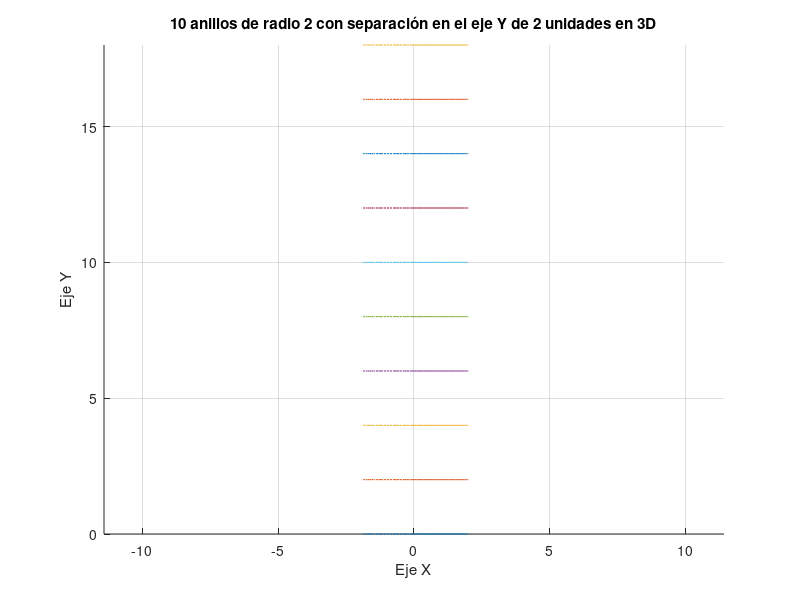

MATLAB code to generate this figure:
% Definir el radio y la separación
radio = 2;
separacion_y = 2;

% Crear un vector de ángulos
theta = linspace(0, 2*pi, 100);

% Inicializar la figura
figure;
hold on;

% Iterar para graficar los 10 anillos
for i = 1:10
    % Calcular las coordenadas x, y, y z del centro del anillo
    centro_x = 0;
    centro_y = (i-1) * separacion_y;
    centro_z = 0;
    
    % Calcular las coordenadas x, y, y z de los puntos del anillo
    x = centro_x + radio * cos(theta);
    y = centro_y + zeros(size(theta));
    z = centro_z + radio * sin(theta);
    
    % Graficar el anillo en 3D
    plot3(x,y,z);
end

% Configurar los ejes y la apariencia de la gráfica
axis equal;
grid on;

% Etiquetas de los ejes
xlabel('Eje X');
ylabel('Eje Y');
zlabel('Eje Z');

% Título de la gráfica
title('10 anillos de radio 2 con separación en el eje Y de 2 unidades en 3D');

hold off;
